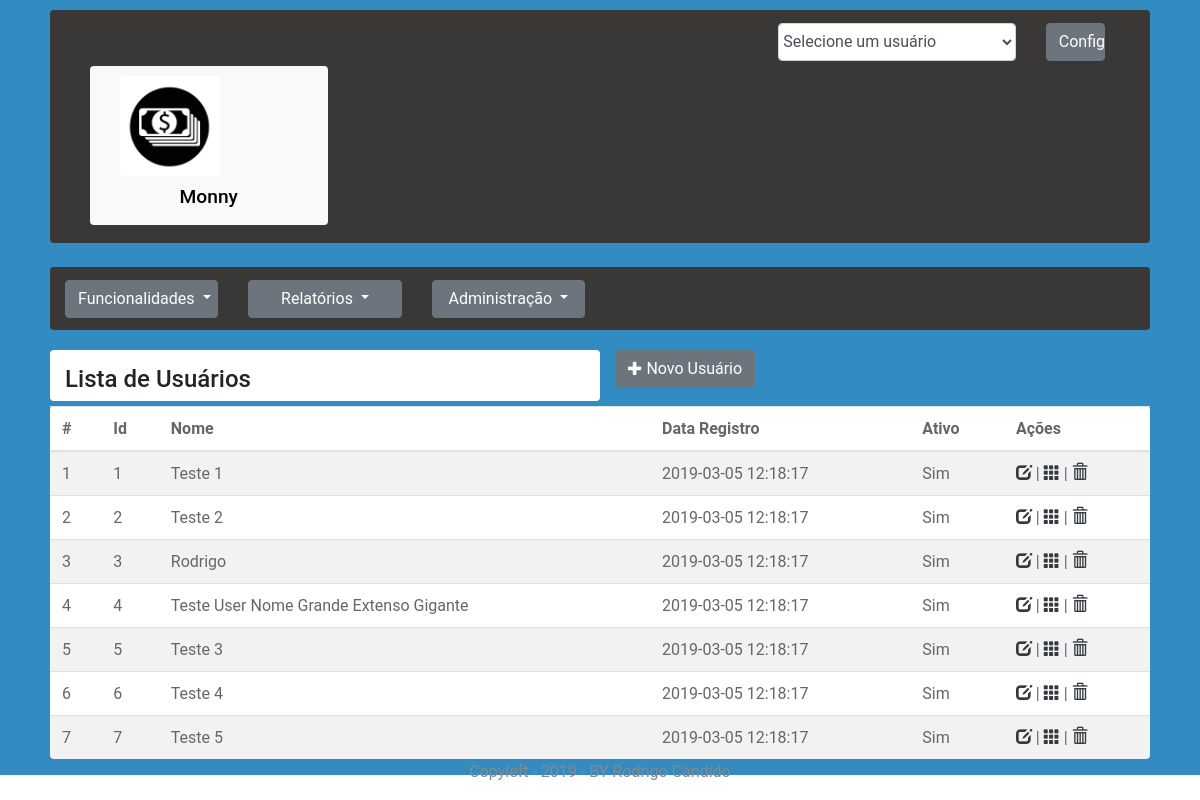
/Aplication/Monny/index.php/usuario/index, run on the app's committed database.
### tables this page shows
CREATE TABLE Usuario (
	Id INT AUTO_INCREMENT PRIMARY KEY NOT NULL,
	Data_registro TIMESTAMP DEFAULT CURRENT_TIMESTAMP,
	Ativo BOOLEAN DEFAULT TRUE,
	Nome VARCHAR(100) NOT NULL 
);

### Aplication/Monny/application/controllers/Usuario.php (called while the page is built, shortened)
<?php
class Usuario extends CI_Controller{
	protected $data;
	public function __construct()
	{
		$this->load->helper('url_helper');
		$this->load->helper('url');
		$this->load->helper('html');
		$this->load->helper('form');
		$this->load->library('form_validation');
		$this->load->library('session');
		$this->load->library('email');
		$this->load->helper('cookie');
		$this->load->model('Usuario_model');
		$this->data['list_usuarios_ativos'] = $this->Usuario_model->get_usuarios_ativos();
		$this->load->model('Usuario_atual_model');
		$this->data['usuario_atual_db'] = $this->Usuario_atual_model->get_usuario_atual(1);
		$this->data['usuario_atual'] = $this->Usuario_model->get_usuario($this->data['usuario_atual_db']['Usuario_id']);
	}
	public function index(){
		$this->lista_usuarios();
	}
	public function lista_usuarios($page = 'Lista Usuários'){
        $this->data['title'] = ucfirst($page);
        $this->load->model('Usuario_model', '', TRUE);
        $this->data['lista_usuarios'] = $this->Usuario_model->get_usuarios();
        $this->load->view('templates/header', $this->data);
        $this->load->view('usuario/usuario', $this->data);
        $this->load->view('templates/footer', $this->data);
	}
}
?>

### Aplication/Monny/index.php (called while the page is built, shortened)
<?php
require_once BASEPATH.'core/CodeIgniter.php';

### Aplication/Monny/application/models/usuario_model.php (called while the page is built, shortened)
<?php
class Usuario_model extends CI_model{
	public function get_usuarios(){
        $query = $this->db->query("
					SELECT *
					FROM usuario ");
		return $query->result_array();
    }
}
?>

### Aplication/Monny/application/views/usuario/usuario.php (the view)
<html>
    <div class='col-lg-12'>
    	<div class='row'>
    		<div class='col-lg-6 table rounded titulo-tabela'>
    			<h1>Lista de Usuários</h1>
    		</div>
    		<div class='col-lg-2 titulo-tabela'>
    			<?php
    			echo "<a class='btn btn-secondary' href='".base_url()."index.php/usuario/create'><span class='glyphicon glyphicon-plus'></span> Novo Usuário</a>";
				?>
    		</div>
    	</div>
    	<div class='row'>
	    	<table class='table table-striped rounded col-lg-12'>
			  <thead class='rounded'>
			    <tr>
			      <th>#</th>
			      <th>Id</th>
			      <th>Nome</th>
			      <th>Data Registro</th>
			      <th>Ativo</th>
			      <th>Ações</th>
			    </tr>
			  </thead>
			  <tbody>
			  	<?php
			  	for($i = 0; $i < count($lista_usuarios); $i++)
				{
					echo '<tr>';
						echo '<td>'.($i + 1).'</td>';
						echo '<td>'.$lista_usuarios[$i]['Id'].'</td>';
						echo '<td>'.$lista_usuarios[$i]['Nome'].'</td>';
						echo '<td>'.$lista_usuarios[$i]['Data_registro'].'</td>';
						echo '<td>'.(($lista_usuarios[$i]['Ativo'] == 1) ? 'Sim' : 'Não').'</td>';
						echo "<td>";
							echo "<a href='".base_url()."index.php/usuario/edit/".$lista_usuarios[$i]['Id']."' title='Editar' style='cursor: pointer;' class='glyphicon glyphicon-edit text-dark'></a>  |  ";
							echo "<a href='".base_url()."index.php/usuario/detalhes/".$lista_usuarios[$i]['Id']."' title='Detalhes' style='cursor: pointer;' class='glyphicon glyphicon-th text-dark'></a>  |  ";
							echo "<a href='".base_url()."index.php/usuario/deletar/".$lista_usuarios[$i]['Id']."' title='Apagar' style='cursor: pointer;' class='glyphicon glyphicon-trash text-dark'></a>";
						echo "</td>";
					echo '</tr>';
				}
				?>
			  </tbody>
			</table>
		</div>
	</div>
</html>

### Aplication/Monny/content/css/site.css (style rules this page uses)
.table { background-color: white; }
.titulo-tabela { margin-top: 20px; margin-bottom: 5px; }

### Aplication/Monny/content/css/default.css (style rules this page uses)
a { display: inline-block; text-decoration: none; color: #fff; -webkit-transition: all 0.3s; transition: all 0.3s; }
body { overflow-x: hidden; }
span { display: inline-block; }
span { font-size: 0.9em; }
table { font-size: 1em; color: #666; }
body { font-family: "Roboto", sans-serif; font-size: 1rem; font-weight: normal; line-height: 1.5; color: #212529; background-color: #fff; }
a { color: #336CD2; text-decoration: none; }
h1, h2, h3, h4, h5, h6, .h1, .h2, .h3, .h4, .h5, .h6 { margin-bottom: 0.5rem; font-family: inherit; font-weight: 500; line-height: 1.1; color: inherit; }
h1, .h1 { font-size: 1.5rem; }

### data on the page
usuario: Id "1", Nome "Teste 1", Data_registro "2019-03-05 12:18:17", Ativo "Sim"
usuario: Id "2", Nome "Teste 2", Data_registro "2019-03-05 12:18:17", Ativo "Sim"
usuario: Id "3", Nome "Rodrigo", Data_registro "2019-03-05 12:18:17", Ativo "Sim"
usuario: Id "4", Nome "Teste User Nome Grande Extenso Gigante", Data_registro "2019-03-05 12:18:17", Ativo "Sim"
usuario: Id "5", Nome "Teste 3", Data_registro "2019-03-05 12:18:17", Ativo "Sim"
usuario: Id "6", Nome "Teste 4", Data_registro "2019-03-05 12:18:17", Ativo "Sim"
usuario: Id "7", Nome "Teste 5", Data_registro "2019-03-05 12:18:17", Ativo "Sim"
